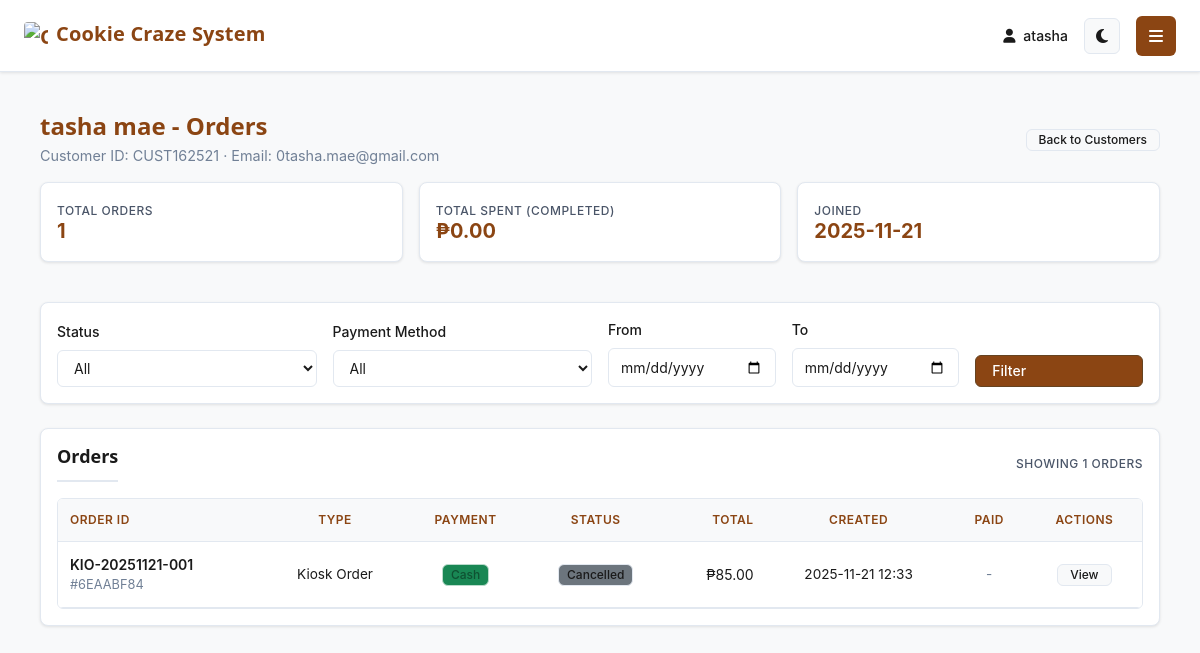
/app/admin/customers/20/orders/ (signed in), run on the app's committed database.
### cookie_app/models.py (models this page shows, shortened)
class Customer(models.Model):
    user_profile = models.OneToOneField(UserProfile, on_delete=models.CASCADE, related_name='customer')
    name = models.CharField(max_length=100)
    phone = models.CharField(max_length=20, blank=True, null=True)
    email = models.EmailField()
    loyalty_points = models.IntegerField(default=0)
    date_joined = models.DateTimeField(auto_now_add=True)
    ftue_completed = models.BooleanField(default=False)
    is_email_verified = models.BooleanField(default=False)
    email_verification_token = models.CharField(max_length=64, unique=True, blank=True, null=True)
    email_verification_sent_at = models.DateTimeField(null=True, blank=True)
    email_verified_at = models.DateTimeField(null=True, blank=True)

class UserProfile(models.Model):
    USER_TYPES = [('customer', 'Customer'), ('staff', 'Staff'), ('admin', 'Administrator')]
    user = models.OneToOneField(User, on_delete=models.CASCADE, related_name='profile')
    user_type = models.CharField(max_length=20, choices=USER_TYPES, default='customer')
    phone_number = models.CharField(max_length=20, blank=True, null=True)
    date_joined = models.DateTimeField(auto_now_add=True)
    customer_id = models.CharField(max_length=16, unique=True, blank=True, null=True)
    loyalty_points = models.IntegerField(default=0)

class Order(models.Model):
    ORDER_TYPES = [('kiosk', 'Kiosk Order'), ('staff', 'Staff Recorded')]
    PAYMENT_METHODS = [('cash', 'Cash'), ('gcash', 'GCash')]
    STATUS_CHOICES = [
        ('pending', 'Pending'),
        ('preparing', 'Preparing'),
        ('ready', 'Ready'),
        ('completed', 'Completed'),
        ('voided', 'Voided'),
        ('cancelled', 'Cancelled')
    ]
    order_id = models.CharField(max_length=20, unique=True, blank=True)
    customer = models.ForeignKey(Customer, on_delete=models.SET_NULL, null=True, blank=True, related_name='orders')
    customer_name = models.CharField(max_length=100, blank=True, null=True)
    customer_phone = models.CharField(max_length=20, blank=True, null=True)
    hex_id = models.CharField(max_length=8, unique=True, blank=True, editable=False)
    staff = models.ForeignKey(User, on_delete=models.SET_NULL, null=True, blank=True, related_name='recorded_orders')
    branch = models.ForeignKey(Branch, on_delete=models.SET_NULL, null=True, blank=True, related_name='orders')
    order_type = models.CharField(max_length=10, choices=ORDER_TYPES, default='kiosk')
    total_amount = models.DecimalField(max_digits=10, decimal_places=2, validators=[MinValueValidator(Decimal('0.01'))])
    payment_method = models.CharField(max_length=20, choices=PAYMENT_METHODS, default='gcash')
    status = models.CharField(max_length=20, choices=STATUS_CHOICES, default='pending')
    notes = models.TextField(blank=True, null=True)
    is_paid = models.BooleanField(default=False)
    created_at = models.DateTimeField(auto_now_add=True)
    updated_at = models.DateTimeField(auto_now=True)
    paid_at = models.DateTimeField(null=True, blank=True)
    completed_at = models.DateTimeField(null=True, blank=True)
    is_daily_report = models.BooleanField(default=False)
    report_date = models.DateField(null=True, blank=True)
    gcash_reference = models.CharField(max_length=64, null=True, blank=True)
    gcash_amount = models.DecimalField(max_digits=10, decimal_places=2, null=True, blank=True)
    gcash_verified_by = models.ForeignKey(User, null=True, blank=True, on_delete=models.SET_NULL, related_name='gcash_verified_orders')
    gcash_verified_at = models.DateTimeField(null=True, blank=True)
    gcash_screenshot = models.ImageField(upload_to='gcash_receipts/', null=True, blank=True)
    cash_received = models.DecimalField(
        max_digits=10,
        decimal_places=2,
        null=True,
        blank=True,
        validators=[MinValueValidator(Decimal('0.00'))],
        help_text="Amount of cash received from customer"
    )
    change = models.DecimalField(
        max_digits=10,
        decimal_places=2,
        null=True,
        blank=True,
        validators=[MinValueValidator(Decimal('0.00'))],
        help_text="Change returned to customer"
    )
    @property
    def display_id(self):
        return f"#{self.hex_id}" if self.hex_id else f"#{self.id}"
    class Meta:
        permissions = [
            ("void_any_order", "Can void any order"),
            ("view_all_orders", "Can view all orders"),
        ]

### cookie_app/views.py (the view)
    def _wrapped_view(request, *args, **kwargs):
        if not request.user.is_authenticated:
            return redirect('home')
        if not is_admin_or_staff(request.user):
            messages.error(request, 'Admin access required.')
            return redirect('dashboard')
        return view_func(request, *args, **kwargs)

### templates/admin/customer_orders.html (shortened to what this page needs)
{% extends 'base.html' %}
{% load static %}
{% block content %}
<div class="content">
    <div class="unified-page-header">
        <div>
            <h1 class="unified-h1 mb-1">{{ customer.name }} - Orders</h1>
            <p class="text-muted mb-0">Customer ID: {{ customer.user_profile.customer_id }} · Email: {{ customer.email }}</p>
        </div>
        <div>
            <a href="{% url 'admin_customer_list' %}" class="unified-btn unified-btn-secondary unified-btn-sm">Back to Customers</a>
        </div>
    </div>
    <div class="row g-3 mb-4">
        <div class="col-md-4">
            <div class="unified-card unified-card-sm">
                <span class="unified-stat-label">Total Orders</span>
                <span class="unified-stat-number">{{ orders|length }}</span>
            </div>
        </div>
        <div class="col-md-4">
            <div class="unified-card unified-card-sm">
                <span class="unified-stat-label">Total Spent (completed)</span>
                <span class="unified-stat-number">₱{{ total_spent|floatformat:2 }}</span>
            </div>
        </div>
        <div class="col-md-4">
            <div class="unified-card unified-card-sm">
                <span class="unified-stat-label">Joined</span>
                <span class="unified-stat-number">{{ customer.date_joined|date:'Y-m-d' }}</span>
            </div>
        </div>
    </div>
    <div class="unified-card unified-card-sm mb-4">
        <form method="get" class="row g-3 align-items-end">
            <div class="col-md-3">
                <label class="unified-form-label">Status</label>
                <select name="status" class="unified-form-control">
                    <option value="">All</option>
                </select>
            </div>
            <div class="col-md-3">
                <label class="unified-form-label">Payment Method</label>
                <select name="payment" class="unified-form-control">
                    <option value="">All</option>
                </select>
            </div>
            <div class="col-md-2">
                <label class="unified-form-label">From</label>
                <input type="date" name="start_date" value="{{ start_date }}" class="unified-form-control">
            </div>
            <div class="col-md-2">
                <label class="unified-form-label">To</label>
                <input type="date" name="end_date" value="{{ end_date }}" class="unified-form-control">
            </div>
            <div class="col-md-2 d-flex gap-2">
                <button type="submit" class="unified-btn unified-btn-primary w-100">Filter</button>
            </div>
        </form>
    </div>
    <div class="unified-card unified-card-sm">
        <div class="d-flex justify-content-between align-items-center mb-3 flex-wrap gap-2">
            <h2 class="unified-h2 mb-0">Orders</h2>
            <span class="unified-stat-label">Showing {{ orders|length }} orders</span>
        </div>
        <div class="unified-table-container">
            <table class="unified-table">
                <thead>
                    <tr>
                        <th>Order ID</th>
                        <th class="text-center">Type</th>
                        <th class="text-center">Payment</th>
                        <th class="text-center">Status</th>
                        <th class="text-end">Total</th>
                        <th class="text-center">Created</th>
                        <th class="text-center">Paid</th>
                        <th class="text-center">Actions</th>
                    </tr>
                </thead>
                <tbody>
                    {% if orders %}
                        {% for o in orders %}
                        <tr>
                            <td>
                                <div class="fw-semibold text-primary">{{ o.order_id }}</div>
                                <div class="text-muted" style="font-size: 0.8rem;">{{ o.display_id }}</div>
                            </td>
                            <td class="text-center" style="font-size: 0.85rem;">
                                {{ o.get_order_type_display }}
                            </td>
                            <td class="text-center">
                                {% if o.payment_method == 'cash' %}
                                    <span class="badge bg-success">Cash</span>
                                {% elif o.payment_method == 'gcash' %}
                                    <span class="badge bg-info">GCash</span>
                                {% else %}
                                    <span class="badge bg-secondary">{{ o.payment_method }}</span>
                                {% endif %}
                            </td>
                            <td class="text-center">
                                {% if o.status == 'completed' %}
                                    <span class="badge bg-success">Completed</span>
                                {% elif o.status == 'pending' %}
                                    <span class="badge bg-warning">Pending</span>
                                {% elif o.status == 'preparing' %}
                                    <span class="badge bg-info">Preparing</span>
                                {% elif o.status == 'ready' %}
                                    <span class="badge bg-primary">Ready</span>
                                {% elif o.status == 'voided' %}
                                    <span class="badge bg-danger">Voided</span>
                                {% elif o.status == 'cancelled' %}
                                    <span class="badge bg-secondary">Cancelled</span>
                                {% else %}
                                    <span class="badge bg-secondary">{{ o.status }}</span>
                                {% endif %}
                            </td>
                            <td class="text-end">₱{{ o.total_amount|floatformat:2 }}</td>
                            <td class="text-center" style="font-size: 0.85rem;">{{ o.created_at|date:'Y-m-d H:i' }}</td>
                            <td class="text-center" style="font-size: 0.85rem;">
                                {% if o.paid_at %}
                                    {{ o.paid_at|date:'Y-m-d H:i' }}
                                {% else %}
                                    <span class="text-muted">-</span>
                                {% endif %}
                            </td>
                            <td class="text-center">
                                <a href="{% url 'order_detail' o.id %}" class="unified-btn unified-btn-secondary unified-btn-sm">View</a>
                            </td>
                        </tr>
                        {% endfor %}
                    {% else %}
                        <tr>
                            <td colspan="8" class="text-center text-muted py-4">No orders found for this customer and filters.</td>
                        </tr>
                    {% endif %}
                </tbody>
            </table>
        </div>
    </div>
</div>
{% endblock %}

### templates/base.html (shortened to what this page needs)
<!DOCTYPE html>
<html lang="en">
<head>
    {% load static %}
    <link href="https://cdn.jsdelivr.net/npm/bootstrap@5.3.2/dist/css/bootstrap.min.css" rel="stylesheet">
    <link rel="stylesheet" href="https://cdnjs.cloudflare.com/ajax/libs/font-awesome/6.4.0/css/all.min.css">
    <link rel="stylesheet" href="{% static 'css/style.css' %}">
</head>
<body data-theme="light" {% if user.is_authenticated %}class="authenticated"{% endif %}>
    {% if user.is_authenticated %}
    <div class="main-content" id="main-content">
        <header class="header">
            <div class="header-title">
                {% if request.path == '/app/admin-dashboard/' %}
                    Admin Dashboard
                {% elif request.path == '/app/staff-dashboard/' %}
                    Staff Dashboard
                {% elif 'inventory' in request.path %}
                    <span class="brand-title">
                        <img src="{% static 'images/cookie-craze-logo.png' %}" alt="Cookie Craze" class="brand-logo">
                        <span>Cookie Craze System</span>
                    </span>
                {% elif 'sale' in request.path and 'daily-sales' not in request.path %}
                    <span class="brand-title">
                        <img src="{% static 'images/cookie-craze-logo.png' %}" alt="Cookie Craze" class="brand-logo">
                        <span>Cookie Craze System</span>
                    </span>
                {% elif 'daily-sales' in request.path %}
                    <span class="brand-title">
                        <img src="{% static 'images/cookie-craze-logo.png' %}" alt="Cookie Craze" class="brand-logo">
                        <span>Cookie Craze System</span>
                    </span>
                {% elif 'staff-management' in request.path %}
                    Staff Management
                {% elif 'admin-sales-monitoring' in request.path %}
                    Sales Monitoring
                {% elif 'staff-sales-history' in request.path %}
                    My Sales History
                {% elif 'report' in request.path %}
                    Reports & Analytics
                {% else %}
                    <span class="brand-title">
                        <img src="{% static 'images/cookie-craze-logo.png' %}" alt="Cookie Craze" class="brand-logo">
                        <span>Cookie Craze System</span>
                    </span>
                {% endif %}
            </div>
            <div class="header-right">
                <div class="user-info">
                    <span>
                        {% if user.is_superuser or user.staff.role == 'admin' %}
                            <i class="fas fa-crown text-warning me-1"></i>
                        {% else %}
                            <i class="fas fa-user me-1"></i>
                        {% endif %}
                        {{ user.username }}
                    </span>
                    <button class="theme-toggle" id="themeToggle" title="Toggle dark mode">
                    </button>
                </div>
                <button class="sidebar-toggle" id="sidebarToggle" title="Toggle sidebar">
                    <i class="fas fa-bars"></i>
                </button>
            </div>
        </header>
        <div class="content">
            {% block content %}
            {% endblock %}
        </div>
    </div>
    {% endif %}
</body>
</html>

### data on the page
Customer: name "tasha mae", user_profile.customer_id "CUST162521", email "0tasha.mae@gmail.com", date_joined "2025-11-21"
Order: order_id "KIO-20251121-001", display_id "#6EAABF84", order_type "Kiosk Order", payment_method "Cash", status "Cancelled", total_amount "85.00", created_at "2025-11-21 12:33"

### other printed values
{{ user.username }} "atasha"
{{ orders|length }} "1"
{{ total_spent|floatformat:2 }} "0.00"
